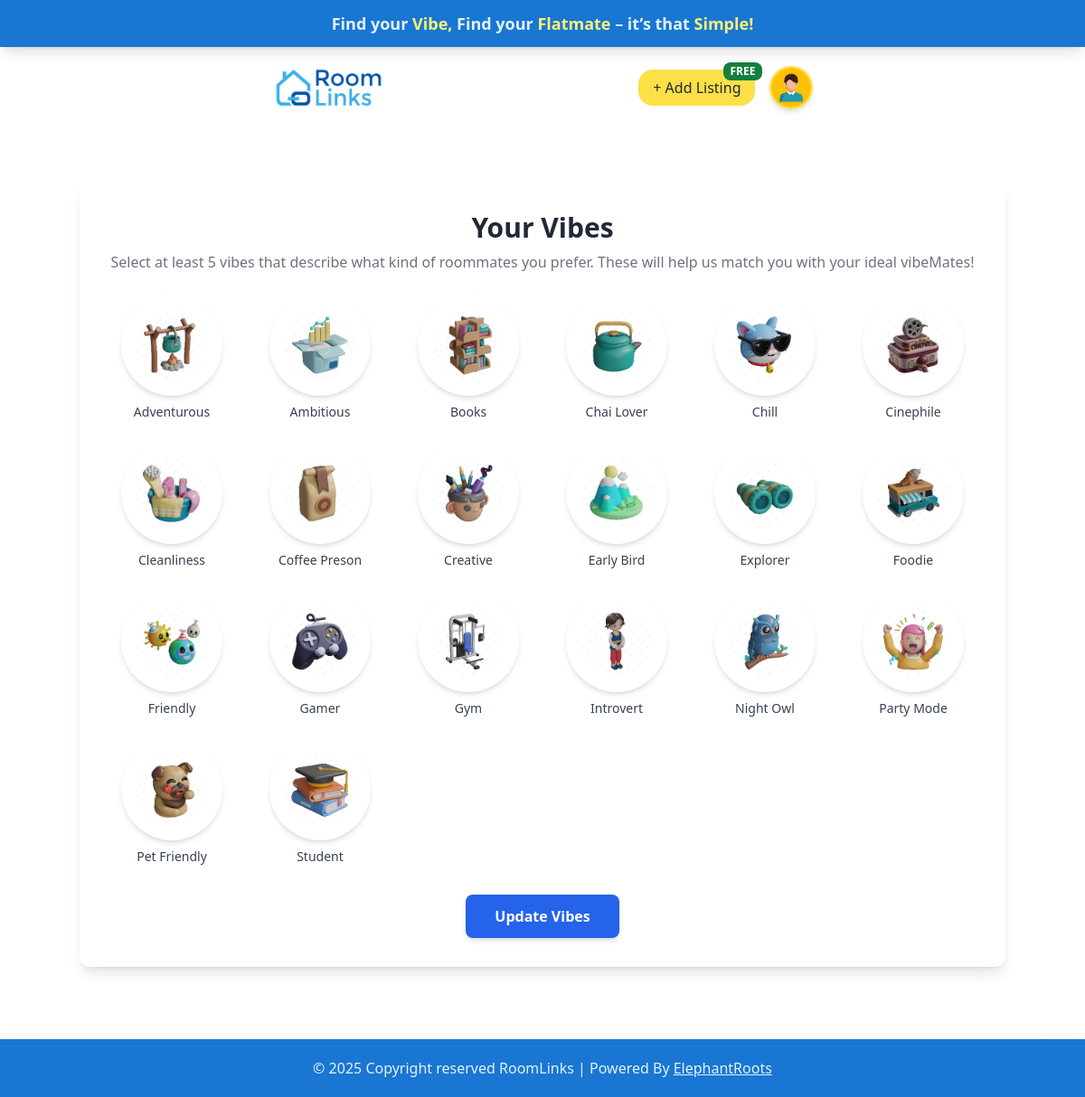
The app's page /vibes (signed in) with its own data.
### tables this page shows
CREATE TABLE `vibes` (
  `id` int(11) NOT NULL,
  `images` varchar(255) NOT NULL,
  `created_at` timestamp NOT NULL DEFAULT current_timestamp(),
  `updated_at` timestamp NOT NULL DEFAULT current_timestamp() ON UPDATE current_timestamp(),
  `name` varchar(255) NOT NULL
);

### index.php (called while the page is built)
<?php
require_once __DIR__ . '/routes/web.php';
?>

### controllers/UserController.php (called while the page is built, shortened)
<?php
class UserController {
    public function getVibes() {
        require_once __DIR__ . '/../models/Vibes.php';
        $pdo = getPDO();
        $vibesModel = new Vibes($pdo);
        return $vibesModel->getAllVibes();
    }
}

### models/Vibes.php (called while the page is built, shortened)
<?php
class Vibes {
    private $conn;
    public function __construct($pdo) {
        $this->conn = $pdo;
    }
    public function getAllVibes() {
        $stmt = $this->conn->prepare("SELECT id, name, images FROM vibes ORDER BY name ASC");
        $stmt->execute();
        return $stmt->fetchAll(PDO::FETCH_ASSOC);
    }
}

### views/vibes.php (the view, shortened to what this page needs)
<?php
require_once __DIR__ . '/../controllers/UserController.php';
$userController = new UserController();
$vibes = $userController->getVibes();
$selectedVibes = [];
?>
<!DOCTYPE html>
<html lang="en">
<head>
    <link rel="stylesheet" href="styles/tailwind.css" />
    <link rel="stylesheet" href="styles/style.css" />
    <link rel="stylesheet" href="styles/hide-scrollbar.css" />
    <link rel="stylesheet" href="https://cdn.jsdelivr.net/npm/@fortawesome/fontawesome-free/css/all.min.css" />
</head>
<body class="flex flex-col min-h-screen">
    <?php include 'partials/header.php' ?>
    <div class="flex-grow flex items-center justify-center px-4 ">
        <div class="w-full max-w-5xl mx-auto bg-white rounded-xl shadow-lg p-4 sm:p-8 my-20 md:my-20 flex flex-col items-center mx-2 sm:mx-0">
            <h2 class="text-3xl font-bold mb-2 text-gray-800">Your Vibes</h2>
            <p class="mb-6 text-gray-500 text-center">Select at least 5 vibes that describe what kind of roommates you
                prefer. These will help us match you with your ideal vibeMates!</p>
            <form id="vibesForm" class="w-full" method="POST" action="<?php echo APP_URL; ?>/vibes">
                <div class="grid grid-cols-3 sm:grid-cols-4 md:grid-cols-6 gap-6 mb-8 justify-items-center">
                    <?php foreach ($vibes as $vibe): ?>
                    <?php $isChecked = in_array($vibe['id'], $selectedVibes); ?>
                    <label class="flex flex-col items-center cursor-pointer group">
                        <span class="w-20 h-20 md:w-28 md:h-28 rounded-full bg-white shadow-md flex items-center justify-center mb-2 border-2 border-transparent <?= $isChecked ? 'border-blue-500' : '' ?> peer-checked:border-blue-500 transition">
                            <img src="<?= htmlspecialchars($vibe['images']) ?>" alt="<?= htmlspecialchars($vibe['name']) ?>"
                                class="w-14 h-14 md:w-20 md:h-20 object-contain rounded-full" />
                        </span>
                        <span class="text-xs md:text-sm text-gray-700 group-hover:text-blue-600"><?= htmlspecialchars($vibe['name']) ?></span>
                    </label>
                    <?php endforeach; ?>
                </div>
                <div class="flex justify-center">
                    <div class="w-full flex flex-col items-center">
                        <button type="submit" class="w-full sm:w-auto px-8 py-3 bg-blue-600 text-white font-semibold rounded-lg shadow-md hover:bg-blue-700 transition disabled:opacity-50"
                            id="updateVibesBtn" name="update_vibes">Update Vibes</button>
                    </div>
                </div>
            </form>
        </div>
    </div>
    <?php include 'partials/footer.php' ?>
</body>
</html>

### styles/style.css (style rules this page uses)
:root { --primary-color: #1976d2; --secondary-color: #e3f2fd; }
html, body { height: 100%; margin: 0; }
body { display: flex; flex-direction: column; min-height: 100vh; }

### records on screen
vibes: images+name (picture), name "Adventurous"
vibes: images+name (picture), name "Ambitious"
vibes: images+name (picture), name "Books"
vibes: images (picture), name "Chai Lover"
vibes: images+name (picture), name "Chill"
vibes: images+name (picture), name "Cinephile"
vibes: images+name (picture), name "Cleanliness"
vibes: images (picture), name "Coffee Preson"
vibes: images+name (picture), name "Creative"
vibes: images (picture), name "Early Bird"
vibes: images+name (picture), name "Explorer"
vibes: images+name (picture), name "Foodie"
vibes: images+name (picture), name "Friendly"
vibes: images+name (picture), name "Gamer"
vibes: images (picture), name "Gym"
vibes: images+name (picture), name "Introvert"
vibes: images (picture), name "Night Owl"
vibes: images (picture), name "Party Mode"
vibes: images (picture), name "Pet Friendly"
vibes: images+name (picture), name "Student"
